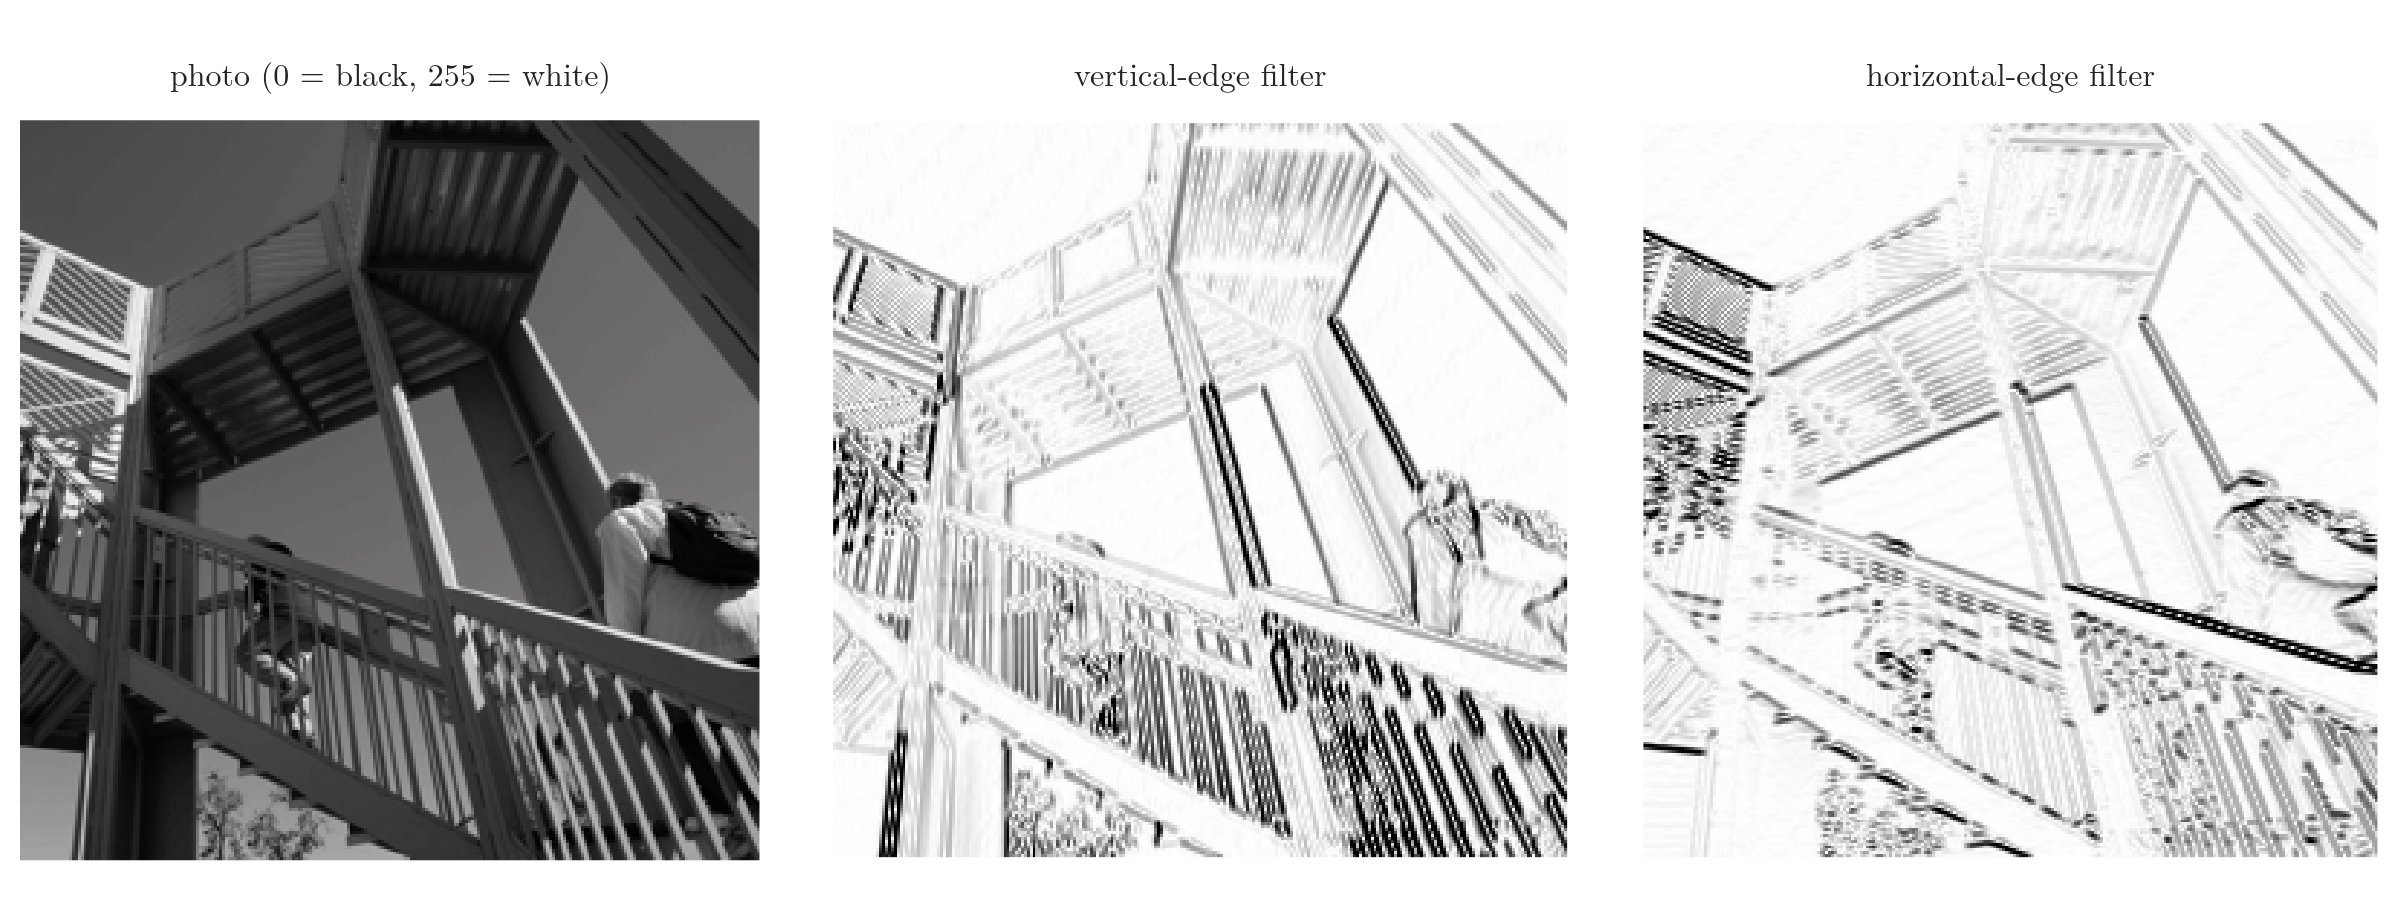

Write Python code to recreate this figure.
"""A real photo and the strength of its vertical and horizontal edges (absolute feature-map values), Plotly."""
from pathlib import Path
import numpy as np
from PIL import Image
import plotly.graph_objects as go
from plotly.subplots import make_subplots
from common import FONT

here = Path(__file__).parent
photo = np.array(Image.open(here.parent / "data" / "photo.png"), dtype=float)
m = np.load(here.parent / "data" / "photo_maps.npz")
titles = ("photo (0 = black, 255 = white)", "vertical-edge filter", "horizontal-edge filter")
fig = make_subplots(1, 3, subplot_titles=titles, horizontal_spacing=0.03)
top = np.percentile(np.abs(np.concatenate([m["V"].ravel(), m["H"].ravel()])), 99)
for k, (z, zmax) in enumerate(((photo, 255), (np.abs(m["V"]), top), (np.abs(m["H"]), top)), start=1):
    fig.add_trace(go.Heatmap(z=z, colorscale="gray" if k == 1 else "gray_r", zmin=0, zmax=zmax, showscale=False), 1, k)
fig.update_xaxes(visible=False, scaleanchor="y")
for k in (1, 2, 3):
    fig.update_yaxes(visible=False, autorange="reversed", scaleanchor=f"x{'' if k == 1 else k}", row=1, col=k)
fig.update_layout(template="simple_white", width=1200, height=450, font=FONT, margin=dict(l=10, r=10, t=50, b=10))
fig.write_image(here / "edges_photo.png", scale=2)
fig.write_image(here / "edges_photo.pdf")
